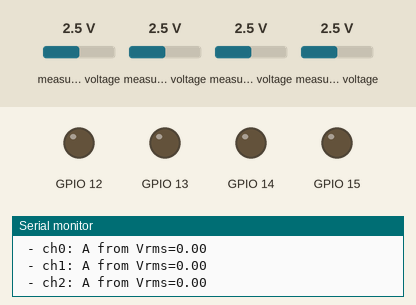
This sketch was run on a simulated ESP8266 (NodeMCU). On the bench: output pins drawn as LEDs (lit = HIGH), the last lines printed to the serial monitor. Wiring (inferred from the names in the program): ADS1015 converter at I2C address 0x48. Dashed ring = blinking. The inputs (shaded band) are chosen by the test bench; at power-on: measured voltage 2.5 V.

Above: at 1.2 s.
1.3 s: measured voltage (sensor 200) set to 0.1 V
At 2.68 s:
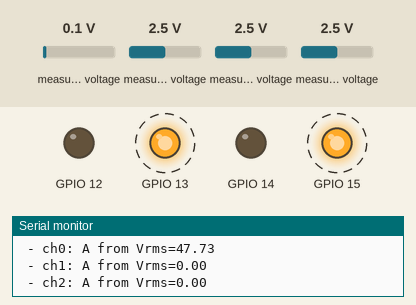
4.3 s: measured voltage (sensor 203) set to 0.1 V
At 4.61 s:
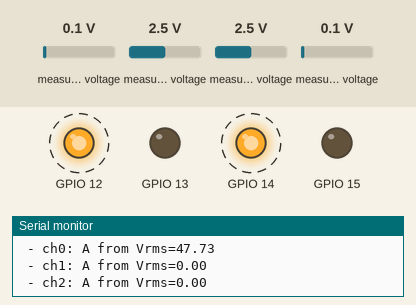
7.3 s: measured voltage (sensor 203) set to 2.5 V
At 8.9 s:
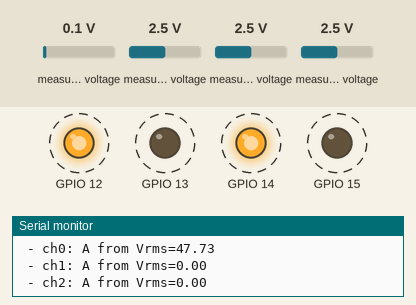
10.3 s: measured voltage (sensor 200) set to 3.1 V
At 11.9 s:
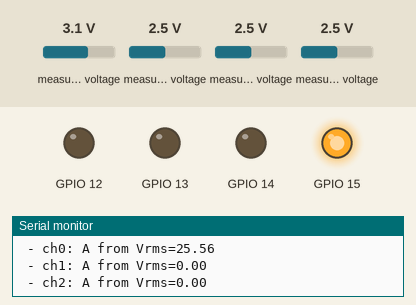
15.6 s: measured voltage (sensor 200) set to 2.5 V
At 16.51 s:
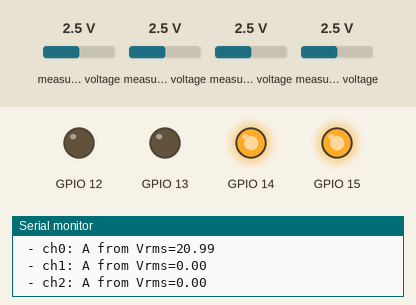
Timing chart, 0 to 18.7 s (numbered marks = the images above; inputs shaded):
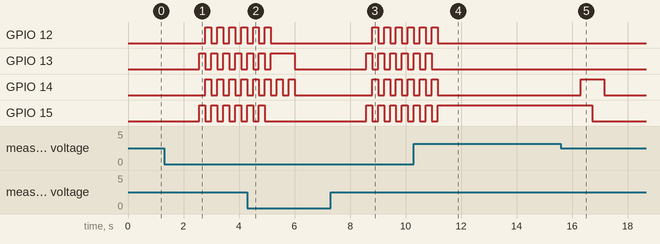

The sketch:

current_meter_example.ino
```cpp
// CPU Freqency 160MHz

#include <Wire.h>
#include <ESP8266WiFi.h>
#include <WiFiClientSecure.h>
#include <ESP8266WiFiMulti.h>

// コメント外すと波形のプロットができる
//#define PLOT_DATA_PRINT_CH 0
// コメント外すと周期時間が表示される
//#define DURATION_DATA_PRINT_CH 1

// LED点灯パターン
uint32_t LIMPTNS[] = {
  30, 0b1010010110100101,
  28, 0b0000000000001010,
  26, 0b0000000000001100,
  24, 0b0000000000001111,
  22, 0b0000000011110101,
  20, 0b0000000011110011,
  18, 0b0000000011110000,
  17, 0b0000111110100000,
  15, 0b0000111111000000,
  14, 0b0000111100000000,
  12, 0b1111101000000000,
  10, 0b1111110000000000,
   8, 0b1111000000000000,
   6, 0b1110000000000000,
   5, 0b1100000000000000,
   0, 0b1000000000000000,
};


#define ADS1015_I2C_ADDR 0x48
// AINnの連続読み出しを開始
void ADS1015_start_cont(int n) {
  Wire.beginTransmission(ADS1015_I2C_ADDR);
  Wire.write(0x01);
  Wire.write(0b00000100 | ((n+1) << 4));    // OS=0,MUX=0nn,PGA=010(default),MODE=0(Cont)
  Wire.write(0b11100011);                   // DR=111(3300SPS),00011(No comparator)
  Wire.endTransmission();
  Wire.beginTransmission(ADS1015_I2C_ADDR);
  Wire.write(0x00);
  Wire.endTransmission();
}

// 連続読み出しを停止
void ADS1015_stop_cont() {
  Wire.beginTransmission(ADS1015_I2C_ADDR);
  Wire.write(0x01);
  Wire.write(0b01000101);                   // OS=0,MUX=100,PGA=010(default),MODE=1(single)
  Wire.write(0b11100011);                   // DR=111(3300SPS),00011(No comparator)
  Wire.endTransmission();
}

// 値の取得
int ADS1015_read_cont() {
  Wire.requestFrom(ADS1015_I2C_ADDR, 2);
  int16_t v = Wire.read() << 8;
  v |= Wire.read();
  return v / 16;
}

// サンプル数
const int NUM_SAMPLES = 749; // 160MHzで749サンプル取ると概ね240msになった

int g_led_ptn = 0;
void set_led(uint8_t counter) {
  for(int ledi = 0; ledi < 4; ledi++){
    int pcode = g_led_ptn >> ((3-ledi)*4 + counter) & 1;
    digitalWrite(12 + ledi, pcode);
  }
}

void setup() {
  Serial.begin(115200);
  Wire.begin();

  // LED出力ピン設定
  pinMode(12, OUTPUT);
  pinMode(13, OUTPUT);
  pinMode(14, OUTPUT);
  pinMode(15, OUTPUT);

  Serial.println("Start");
}

void loop() {
  int sq_sum[4];
#ifdef PLOT_DATA_PRINT_CH
  int16_t dataForPlot[NUM_SAMPLES];
#endif

  for(int ch = 0; ch < 4; ch++){
    sq_sum[ch] = 0;
  }

  for(int ch = 0; ch < 4; ch++){
    ESP.wdtFeed();
    set_led(ch);
    int start_millis = millis();
    ADS1015_start_cont(ch);
    for(int i = 0; i < NUM_SAMPLES; i++){
      delayMicroseconds(5);
      int16_t data = ADS1015_read_cont();
      sq_sum[ch] += data*data * 2;
#ifdef PLOT_DATA_PRINT_CH
      if(ch == PLOT_DATA_PRINT_CH){ dataForPlot[i] = data; }
#endif
    }
    int endmillis = millis() - start_millis;
#ifdef DURATION_DATA_PRINT_CH
    if(ch == DURATION_DATA_PRINT_CH) {
      Serial.printf("  DUR=%dms\n", endmillis);
    }
#endif
  }
#ifdef PLOT_DATA_PRINT_CH
  for(int i = 0; i < NUM_SAMPLES; i++){
    Serial.printf("  0, %d\n", dataForPlot[i]);
  }
#endif
  ADS1015_stop_cont();

  // センサーの値から電流値(A)への変換係数
  const float V_COEFF = (1.0 / 1024.0) * 30.0;

  float sqavg[3];
  for(int i = 0; i < 3; i++) {
    sqavg[i] = sqrt((float)sq_sum[i] / (float)NUM_SAMPLES) * V_COEFF;
    Serial.printf(" - ch%d: A from Vrms=%.02f \n", i, sqavg[i]);
  }


  // LEDパターンの設定
  int N_LIMPTNS = sizeof LIMPTNS / sizeof LIMPTNS[0];
  g_led_ptn = 0;
  for(int i = 0; i < N_LIMPTNS; i += 2) {
    if(sqavg[0] > (float)LIMPTNS[i])  {
      g_led_ptn = LIMPTNS[i+1];
      break;
    }
  }

}
```

Measured:
- after the input at 1.3 s, GPIO 12, GPIO 14: alternates HIGH for 0.21 s and LOW for 0.21 s, starting after 1.5 s; GPIO 13, GPIO 15: alternates HIGH for 0.21 s and LOW for 0.21 s, starting after 1.3 s
- after the input at 4.3 s, GPIO 12: goes on until 5.1 s, then stays LOW; GPIO 14: goes on until 6.0 s, then stays LOW; GPIO 15: goes on until 4.9 s, then stays LOW
- after the input at 7.3 s, GPIO 12, GPIO 14: alternates HIGH for 0.21 s and LOW for 0.21 s, starting after 1.5 s; GPIO 13, GPIO 15: alternates HIGH for 0.21 s and LOW for 0.21 s, starting after 1.3 s
- after the input at 10.3 s, GPIO 12, GPIO 14: goes on until 11.2 s, then stays LOW; GPIO 13: goes on until 10.9 s, then stays LOW; GPIO 15: goes on until 11.2 s, then stays HIGH
- after the input at 15.6 s, GPIO 14: LOW → HIGH after 0.71 s, → LOW 0.86 s later; GPIO 15: HIGH → LOW after 1.1 s
